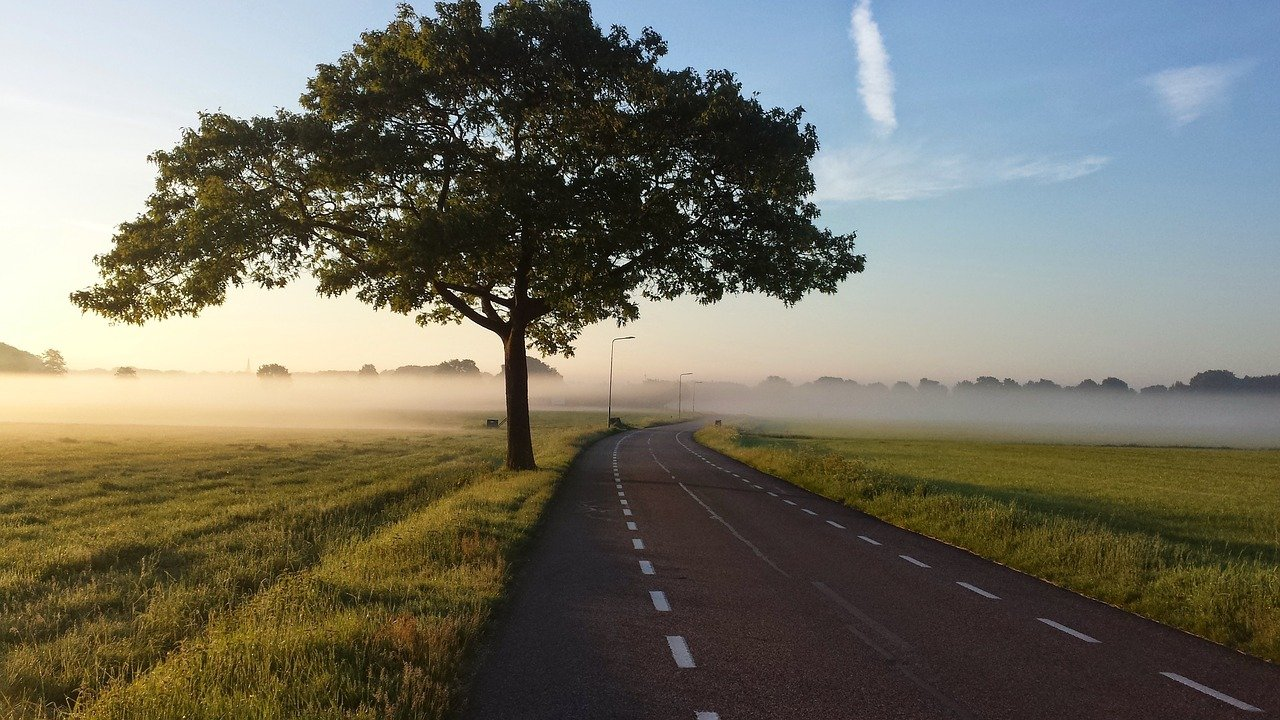
#> input picture OpenCV101/road2.jpg, 1280 x 720 px
$ python 06-ImageResize.py
#> lines starting #> are read from the running program, lines starting #| are printed output that depends on the picture
import cv2 as cv
import numpy as np
import argparse
import imutils

#construct the argument parser and parse the argument
ap = argparse.ArgumentParser()
ap.add_argument('-i', '--image', type = str, default = 'road2.jpg', help = 'Path to input image')
args = vars(ap.parse_args())

#load the input image and display it
image = cv.imread(args['image'])
#> image is the input picture: shape (720, 1280, 3); mean B, G, R 101.7, 114.6, 116.3
cv.imshow('image', image)
cv.waitKey(0)

#Resizing the image to 500 pixels wide but to prevent resized image from being skewed/distorted we need to
#calculate the aspect ratio of new width to old width
pix = 500.0
r = pix/image.shape[1]                  #to get ration (new_width / old_width)
#> r = 0.391
dim = (int(pix), int(image.shape[0]*r)) # (new_width, Original_image_height*ratio)
#> dim = (500, 281)

#perform resizing of image
resized = cv.resize(image, dim, interpolation=cv.INTER_AREA)
cv.imshow('Resized Width', resized)
cv.waitKey(0)

#Resizing the image to 500 pixels high but to prevent resized image from being skewed/distorted we need to
#calculate the aspect ratio of new height to old height
pix = 500.0
r = pix/image.shape[0]                  #to get ration (new_height / old_height)
#> r = 0.694
dim = (int(image.shape[1]*r), int(pix)) #(Original_image_width*ratio, newHeight)
#> dim = (888, 500)

#perform resizing of image
resizedH = cv.resize(image, dim, interpolation=cv.INTER_AREA)
cv.imshow('Resized height', resizedH)
cv.waitKey(0)

#Resizing width using imutils.resize function that will autometically maintain aspect ratio
resizedImW = imutils.resize(image, width=416)
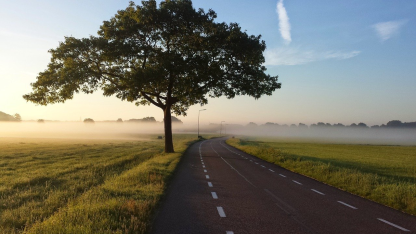
#> resizedImW: shape (234, 416, 3); mean B, G, R 101.7, 114.6, 116.3
cv.imshow('Resized Width Imutils', resizedImW)
cv.waitKey(0)

#Resizing height using imutils.resize function that will autometically maintain aspect ratio
resizedImH = imutils.resize(image, height=316)
cv.imshow('Resized Height Imutils', resizedImH)
cv.waitKey(0)

#load new input image and display it
imageNew = cv.imread('00.jpg')
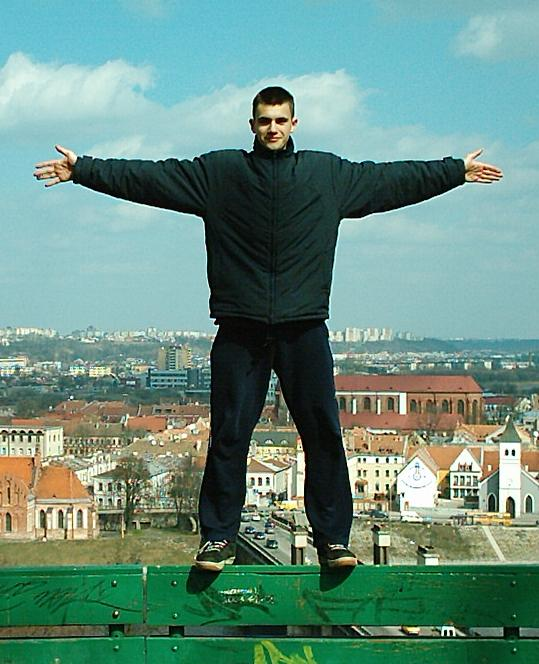
#> input picture OpenCV101/00.jpg, 539 x 664 px
#> imageNew is the input picture: shape (664, 539, 3); mean B, G, R 129.2, 142.4, 105.3
cv.imshow('image', imageNew)
cv.waitKey(0)

#construct list of interpolation methods in OpenCV
methods = [
    ('cv.INTER_NEAREST', cv.INTER_NEAREST),     #generally works better for decreasing image size
    ('cv.INTER_LINEAR', cv.INTER_LINEAR),       #generally works better for decreasing image size
    ('cv.INTER_AREA', cv.INTER_AREA),           #generally works better for decreasing image size
    ('cv.INTER_CUBIC', cv.INTER_CUBIC),         #generally works better for increasing image size
    ('cv.INTER_LANCZ0S4', cv.INTER_LANCZOS4)    #same as cubic generally works better for increasing image size
]

#loop over interpolation methods
for (name, method) in methods:
    #increase size of image using current interpolation method
    print(f'INFO {name}')
    resize = imutils.resize(imageNew, width = imageNew.shape[1]*2, inter=method)
    cv.imshow(f'Method: {name}', resize)
    cv.waitKey(0)


cv.destroyAllWindows()
